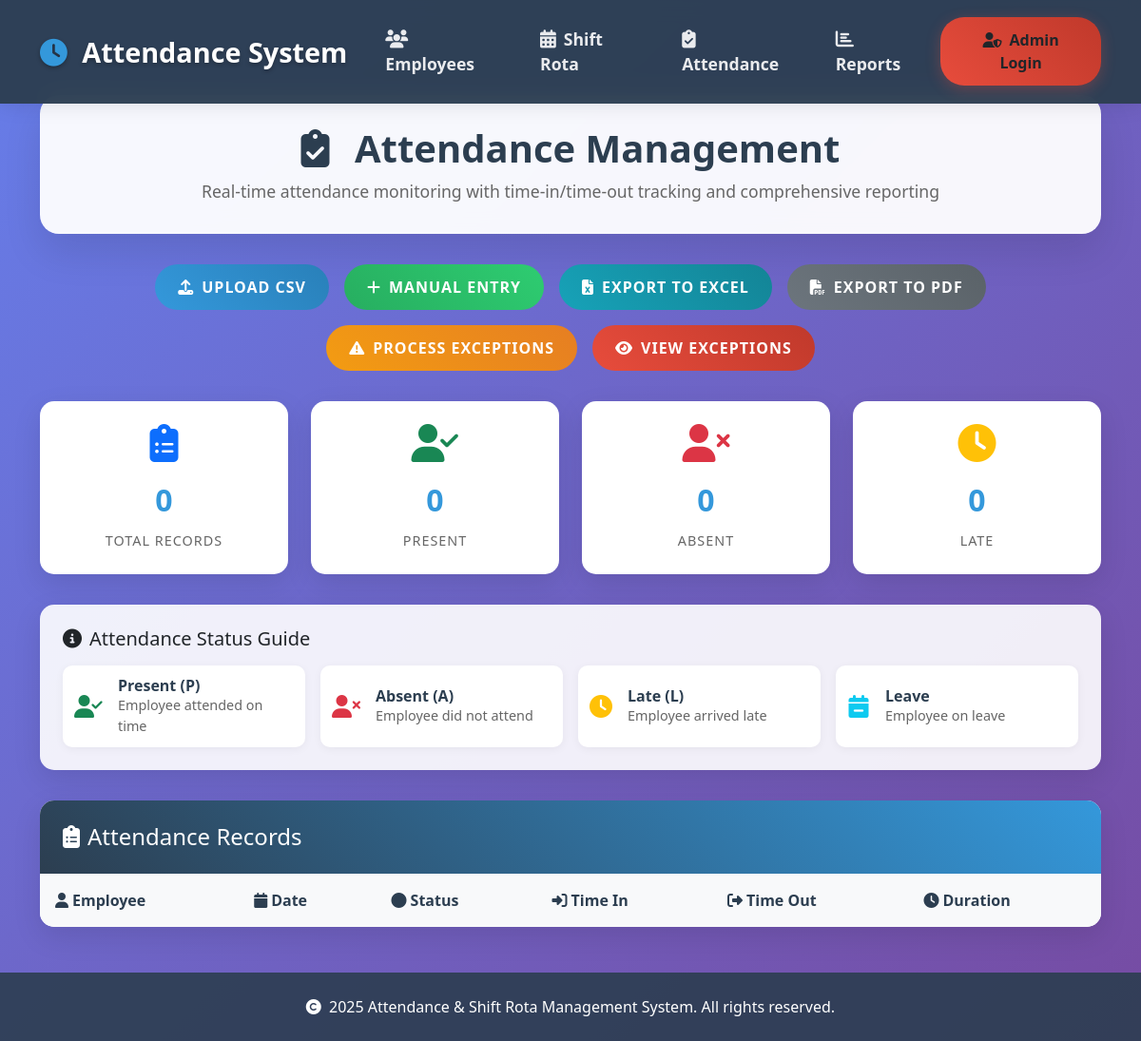
The app's page /attendance, older data.
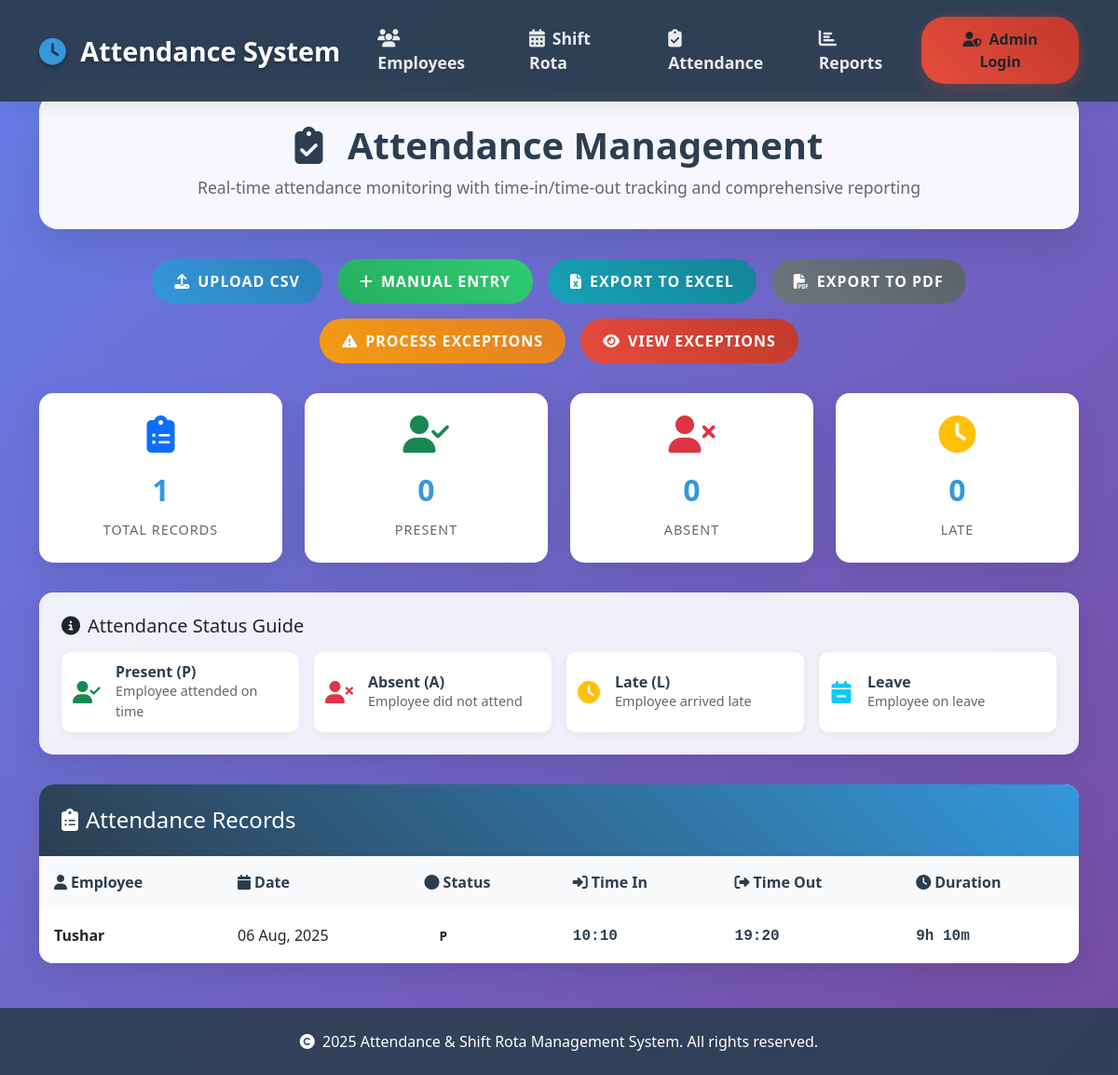
The same page, newer data.
### Sarthak-final-main/models.py (models this page shows)
class Attendance(db.Model):
    id = db.Column(db.Integer, primary_key=True)
    employee_id = db.Column(db.Integer, db.ForeignKey('employee.id'))
    date = db.Column(db.Date, nullable=False)
    status = db.Column(db.String(10))  # P, A, L, E, OD
    time_in = db.Column(db.Time)
    time_out = db.Column(db.Time)

class Employee(db.Model):
    id = db.Column(db.Integer, primary_key=True)
    emp_id = db.Column(db.String(20), unique=True, nullable=False)
    name = db.Column(db.String(100), nullable=False)
    designation = db.Column(db.String(100))
    location = db.Column(db.String(100))
    department = db.Column(db.String(100))
    grade = db.Column(db.String(50))
    status = db.Column(db.String(20), default='active')

### Sarthak-final-main/app.py (the view)
@app.route('/attendance')
def attendance_page():
    attendance = db.session.query(Attendance, Employee).join(Employee, Attendance.employee_id==Employee.id).order_by(Attendance.date.desc()).all()
    return render_template('attendance.html', attendance=attendance)

### Sarthak-final-main/app.py (called while the page is built)
def is_admin_logged_in():
    return session.get('admin', False)

### Sarthak-final-main/templates/attendance.html (shortened to what the changed rows need)
<!DOCTYPE html>
<html lang="en">
<head>
    <link href="https://cdn.jsdelivr.net/npm/bootstrap@5.3.0/dist/css/bootstrap.min.css" rel="stylesheet">
    <link href="https://cdnjs.cloudflare.com/ajax/libs/font-awesome/6.4.0/css/all.min.css" rel="stylesheet">
</head>
<body>
    <div class="container" style="margin-top: 100px;">
        <div class="page-header">
            <h1 class="page-title">
                <i class="fas fa-clipboard-check me-3"></i>
                Attendance Management
            </h1>
        </div>
        <div class="stats-cards">
            <div class="stat-card">
                <i class="fas fa-clipboard-list stat-icon text-primary"></i>
                <span class="stat-number">{{ attendance|length }}</span>
                <div class="stat-label">Total Records</div>
            </div>
        </div>
        <div class="attendance-table">
            <div class="table-responsive">
                <table class="table table-hover mb-0">
                    <thead>
                        <tr>
                            <th><i class="fas fa-user me-1"></i>Employee</th>
                            <th><i class="fas fa-calendar me-1"></i>Date</th>
                            <th><i class="fas fa-circle me-1"></i>Status</th>
                            <th><i class="fas fa-sign-in-alt me-1"></i>Time In</th>
                            <th><i class="fas fa-sign-out-alt me-1"></i>Time Out</th>
                            <th><i class="fas fa-clock me-1"></i>Duration</th>
                        </tr>
                    </thead>
                    <tbody>
                        {% for att, emp in attendance %}
                        <tr>
                            <td><strong>{{ emp.name or 'N/A' }}</strong></td>
                            <td>{{ att.date.strftime('%d %b, %Y') if att.date else 'N/A' }}</td>
                            <td>
                                <span class="status-badge status-{{ att.status.lower() if att.status else 'absent' }}">
                                    {{ att.status or 'N/A' }}
                                </span>
                            </td>
                            <td>
                                <span class="time-display">
                                    {{ att.time_in.strftime('%H:%M') if att.time_in else 'N/A' }}
                                </span>
                            </td>
                            <td>
                                <span class="time-display">
                                    {{ att.time_out.strftime('%H:%M') if att.time_out else 'N/A' }}
                                </span>
                            </td>
                            <td>
                                {% if att.time_in and att.time_out %}
                                    {% set duration = (att.time_out.hour * 60 + att.time_out.minute) - (att.time_in.hour * 60 + att.time_in.minute) %}
                                    {% set hours = duration // 60 %}
                                    {% set minutes = duration % 60 %}
                                    <span class="time-display">{{ hours }}h {{ minutes }}m</span>
                                {% else %}
                                    <span class="text-muted">N/A</span>
                                {% endif %}
                            </td>
                        </tr>
                        {% endfor %}
                    </tbody>
                </table>
            </div>
        </div>
    </div>
</body>
</html>

Row changes from the older to the newer data that the page shows:
added Attendance: name "Tushar", date "06 Aug, 2025", status "P", time_in "10:10", time_out "19:20", hours "9", minutes "10"
Text that changed along with them:
{{ attendance|length }}: "0" → "1"
